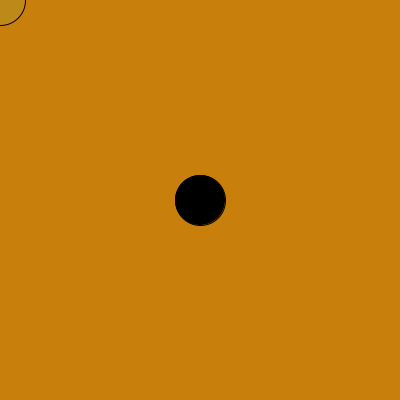
Frame 1 (no input)
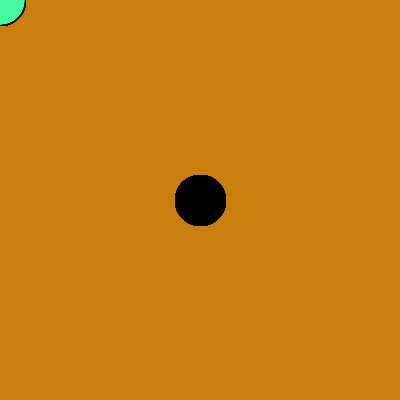
Frame 60 (the mouse pressed at the canvas centre just before this capture)
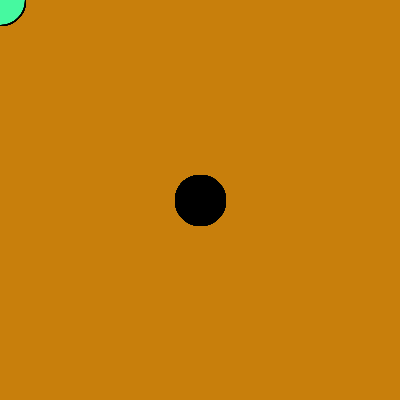
Frame 120 (the mouse held since frame 60 and released just before this capture)

The Processing sketch that drew these frames (run headless with seeded random() and noise(); from frame 60 on, the mouse is pressed at the canvas centre):

// Processing sketch: sketch_170918a
// ── sketch_170918a.pde
int width; 

void setup(){
  size(400, 400);
  background(200, 127, 12);
  
  
  
}

void draw(){
  fill(62, 255, 165, 20);
  ellipse(mouseX, mouseY, 50, 50);
  fill(0);
  //ellipse(width/2, height/2, 50, 50);
  ellipse(200, 200, 50, 50);
  //fill(0);
}
